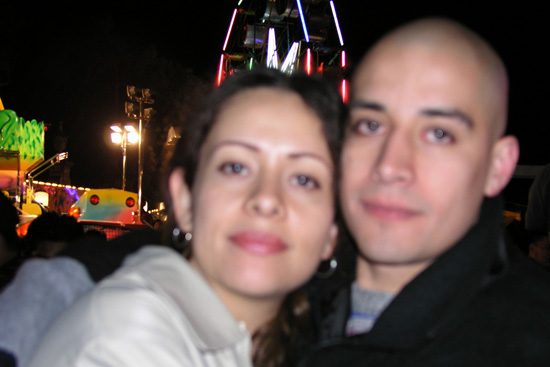
#> input picture Phase_4/couple-before-02.jpg, 550 x 367 px, found by its file name
$ python Image_Sharpening.py
#> lines starting #> are read from the running program, lines starting #| are printed output that depends on the picture
import cv2
import numpy as np

# Use / for paths to avoid escape sequence errors
image = cv2.imread("Phase_4/couple-before-02.jpg")
#> image is the input picture: shape (367, 550, 3); mean B, G, R 72.4, 77.7, 94

if image is None:
    print("Error: Image could not load. Check the file name and path.")
else:
    # 1. Resize first for consistent display
    resize = cv2.resize(image, (600, 600))
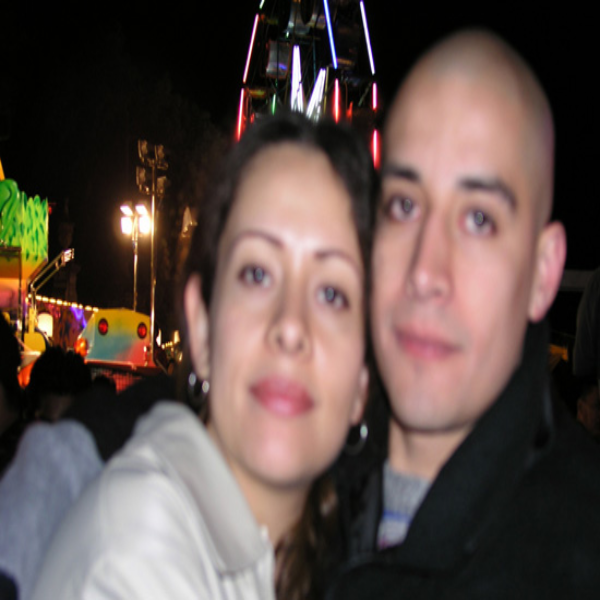
#> resize: shape (600, 600, 3); mean B, G, R 72.3, 77.6, 93.9

    # 2. Define the kernel with proper commas
    sharpen_kernel = np.array([
        [0, -1, 0],
        [-1, 5, -1],
        [0, -1, 0]
    ])

    # 3. Apply the filter
    sharpened = cv2.filter2D(resize, -1, sharpen_kernel)

    # 4. Display results
    cv2.imshow("Original Image (Resized)", resize)
    cv2.imshow("Sharpened Image", sharpened)

    print("Sharpening applied successfully!")
    cv2.waitKey(0)
    cv2.destroyAllWindows()

$ run again, with Phase_4/c0d80a5d314d69658afa0e82a0d9357b.jpg copied over Phase_4/couple-before-02.jpg
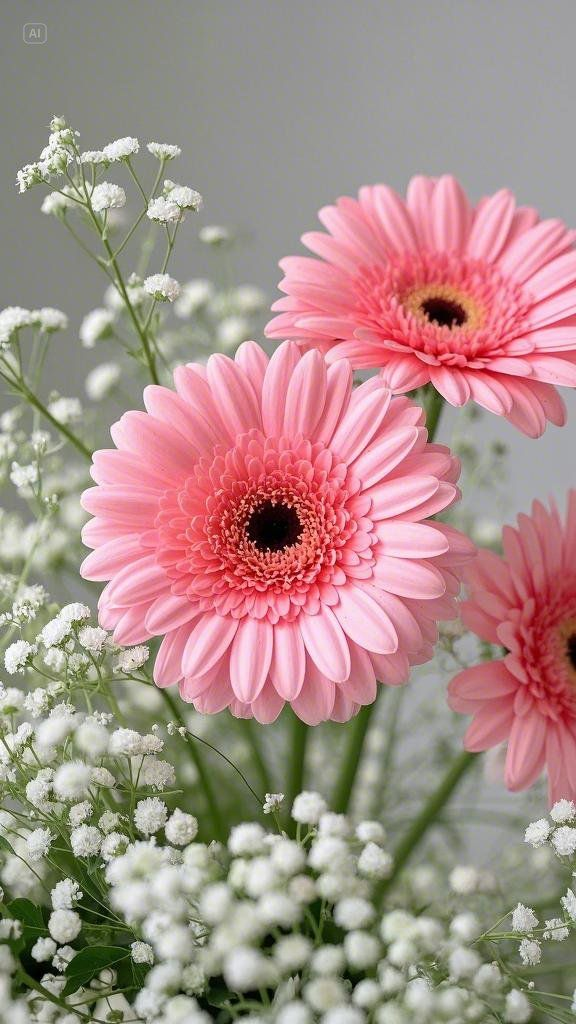
#> input picture Phase_4/c0d80a5d314d69658afa0e82a0d9357b.jpg, 576 x 1024 px, found by its file name
#> image is the input picture: shape (1024, 576, 3); mean B, G, R 137.2, 142.2, 169.3
#> `resize = cv2.resize(image, (600, 600))`:
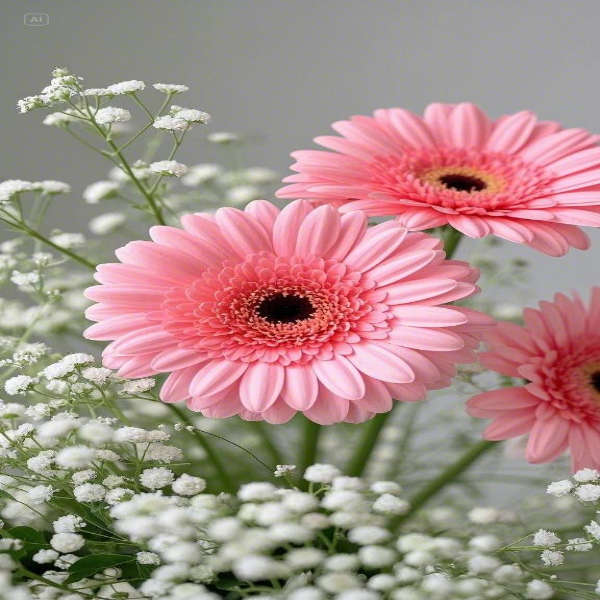
#> resize: shape (600, 600, 3); mean B, G, R 137.1, 142.1, 169.1
#> `sharpened = cv2.filter2D(resize, -1, sharpen_kernel)`:
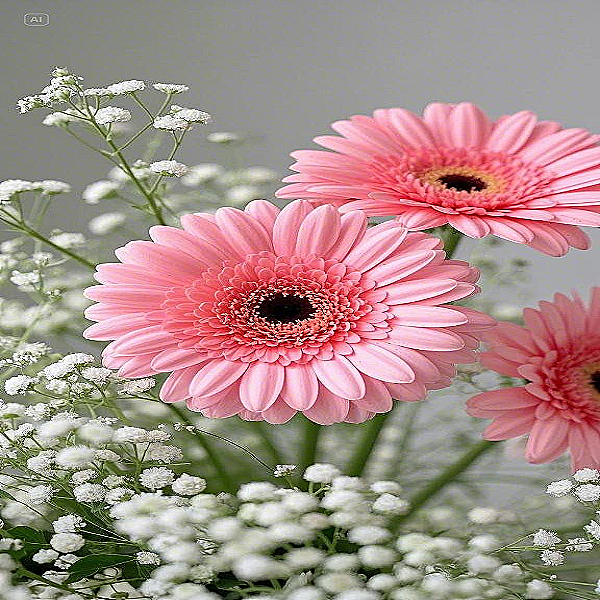
#> sharpened: shape (600, 600, 3); mean B, G, R 137.5, 142.1, 167.8
